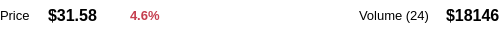
<?xml version="1.0" encoding="UTF-8"?>
<ui version="4.0">
 <class>PriceWidget</class>
 <widget class="QWidget" name="PriceWidget">
  <property name="geometry">
   <rect>
    <x>0</x>
    <y>0</y>
    <width>500</width>
    <height>31</height>
   </rect>
  </property>
  <property name="sizePolicy">
   <sizepolicy hsizetype="Fixed" vsizetype="Fixed">
    <horstretch>0</horstretch>
    <verstretch>0</verstretch>
   </sizepolicy>
  </property>
  <property name="windowTitle">
   <string>Form</string>
  </property>
  <property name="styleSheet">
   <string notr="true">background-color: transparent;</string>
  </property>
  <layout class="QHBoxLayout" name="priceWidgetLayout">
   <property name="spacing">
    <number>0</number>
   </property>
   <property name="leftMargin">
    <number>0</number>
   </property>
   <property name="topMargin">
    <number>0</number>
   </property>
   <property name="rightMargin">
    <number>0</number>
   </property>
   <property name="bottomMargin">
    <number>0</number>
   </property>
   <item>
    <widget class="QLabel" name="label">
     <property name="styleSheet">
      <string notr="true">font-family: &quot;Roboto Mono&quot;;
font-size: 13px;
font-weight: 400;</string>
     </property>
     <property name="text">
      <string>Price</string>
     </property>
    </widget>
   </item>
   <item>
    <widget class="QLabel" name="labelPrice">
     <property name="styleSheet">
      <string notr="true">font-family: &quot;Roboto Mono&quot;;
font-size: 16px;
font-weight: 700;
padding-left: 14px;
padding-right: 10px;</string>
     </property>
     <property name="text">
      <string>$31.58</string>
     </property>
    </widget>
   </item>
   <item>
    <widget class="QWidget" name="counterPrice" native="true">
     <property name="sizePolicy">
      <sizepolicy hsizetype="Fixed" vsizetype="Fixed">
       <horstretch>0</horstretch>
       <verstretch>0</verstretch>
      </sizepolicy>
     </property>
     <property name="minimumSize">
      <size>
       <width>9</width>
       <height>8</height>
      </size>
     </property>
     <property name="maximumSize">
      <size>
       <width>9</width>
       <height>8</height>
      </size>
     </property>
     <property name="styleSheet">
      <string notr="true">background-color: transparent;
border-image: url(:/icons/triangle_red);</string>
     </property>
    </widget>
   </item>
   <item>
    <widget class="QLabel" name="labelPercent">
     <property name="styleSheet">
      <string notr="true">font-family: &quot;Roboto Mono&quot;;
font-size: 13px;
font-weight: 700;
color: #c53f4f;
padding-left: 6px;</string>
     </property>
     <property name="text">
      <string>4.6%</string>
     </property>
    </widget>
   </item>
   <item>
    <spacer name="horizontalSpacer">
     <property name="orientation">
      <enum>Qt::Horizontal</enum>
     </property>
     <property name="sizeHint" stdset="0">
      <size>
       <width>40</width>
       <height>20</height>
      </size>
     </property>
    </spacer>
   </item>
   <item>
    <widget class="QLabel" name="label_4">
     <property name="styleSheet">
      <string notr="true">font-family: &quot;Roboto Mono&quot;;
font-size: 13px;
font-weight: 400;
padding-right: 13px;</string>
     </property>
     <property name="text">
      <string>Volume (24)</string>
     </property>
    </widget>
   </item>
   <item>
    <widget class="QLabel" name="labelVolume">
     <property name="styleSheet">
      <string notr="true">font-family: &quot;Roboto Mono&quot;;
font-size: 16px;
font-weight: 700;</string>
     </property>
     <property name="text">
      <string>$18146</string>
     </property>
    </widget>
   </item>
  </layout>
 </widget>
 <resources/>
 <connections/>
</ui>
